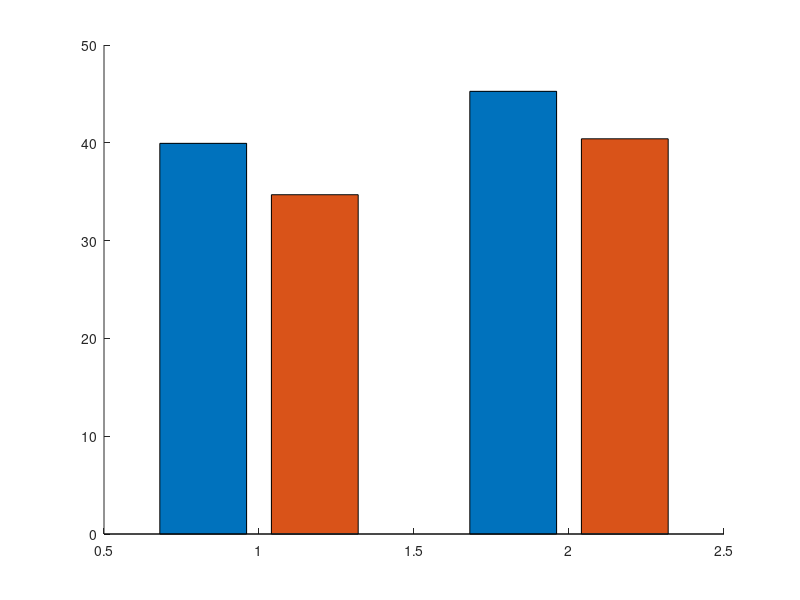

Recreate this plot in MATLAB. (Note: this script raises an error after producing the figure.)
% =========================================================================
% Figure 1f: Behavioral Improvements 
% =========================================================================

% Load behavioral improvement data and standard errors
load('Fig_1f.mat', 'MPI', 'SE');

% --- 1. Parameter Setup & Color Definition ---
% Define custom RGB colors (normalized)
color_post1_bar1 = [0.33, 0.55, 0.78]; % Dark Blue (Post1, Bar 1)
color_post1_bar2 = [0.60, 0.74, 0.86]; % Light Blue (Post1, Bar 2)
color_post2_bar1 = [0.89, 0.42, 0.13]; % Dark Orange (Post2, Bar 1)
color_post2_bar2 = [0.93, 0.64, 0.45]; % Light Orange (Post2, Bar 2)

% Initialize figure window
figure('Name', 'Figure 1f', 'Position', [100, 100, 500, 500], 'Color', 'w');
hold on;

% --- 2. Plot Grouped Bar Chart ---
b = bar(MPI, 'grouped');

% Remove default black edges for a cleaner look
b(1).EdgeColor = 'none';
b(2).EdgeColor = 'none';

% Apply independent colors to each specific bar
b(1).FaceColor = 'flat';
b(2).FaceColor = 'flat';

% Assign colors to the first bar of each group
b(1).CData(1,:) = color_post1_bar1; % Post1
b(1).CData(2,:) = color_post2_bar1; % Post2

% Assign colors to the second bar of each group
b(2).CData(1,:) = color_post1_bar2; % Post1
b(2).CData(2,:) = color_post2_bar2; % Post2

% --- 3. Plot Error Bars ---
% Extract the exact X-coordinates of the bar centers
x1 = b(1).XEndPoints;
x2 = b(2).XEndPoints;

% Draw error bars (dark gray, no connecting lines)
errorbar(x1, MPI(:,1), SE(:,1), 'k', 'LineStyle', 'none', ...
    'LineWidth', 1.5, 'CapSize', 5, 'Color', [0.35, 0.35, 0.35]);
errorbar(x2, MPI(:,2), SE(:,2), 'k', 'LineStyle', 'none', ...
    'LineWidth', 1.5, 'CapSize', 5, 'Color', [0.35, 0.35, 0.35]);

% --- 4. Figure Formatting ---
title('Behavioral improvements', 'FontSize', 18, 'FontWeight', 'normal', 'FontName', 'Arial');
ylabel('Improvement (%)', 'FontSize', 22, 'FontName', 'Arial');

% Set X-axis labels and tick properties
set(gca, 'XTick', [1 2], 'XTickLabel', {'Post1', 'Post2'}, ...
    'FontSize', 18, 'FontName', 'Arial');

% Set Y-axis limits and ticks
ylim([0 50]);
yticks(0:10:50);

% Aesthetics: hide top/right axes, thicken visible axes, format ticks
box off;
set(gca, 'LineWidth', 1.5, 'TickDir', 'out', 'TickLength', [0.015 0.015]);

% Remove X-axis tick marks to maintain a clean baseline while keeping Y-axis ticks
ax = gca;
ax.XAxis.TickLength = [0 0];

hold off;
